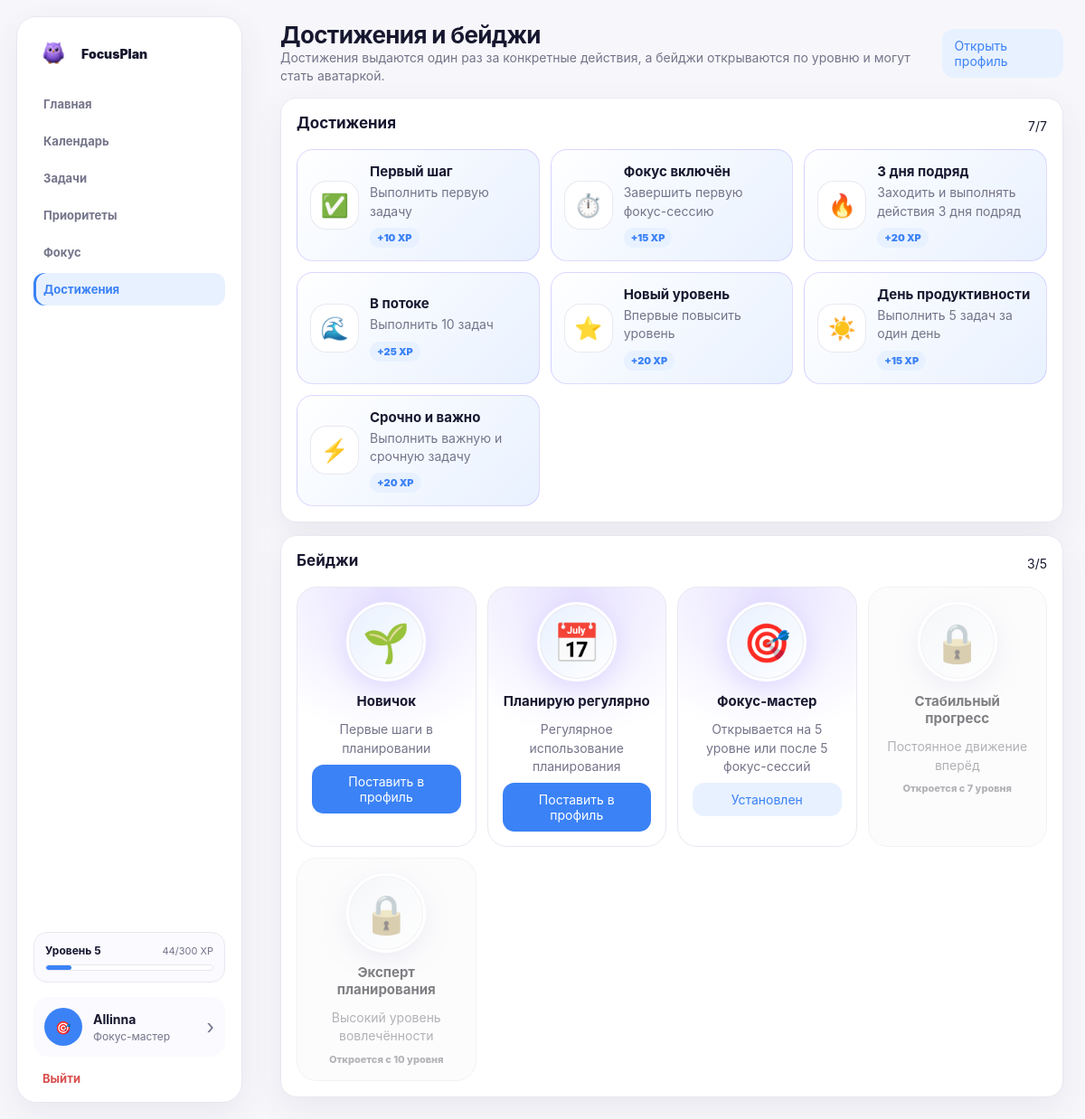
/achievements (signed in), run on the app's committed database.
### tables this page shows
CREATE TABLE users (
        id INTEGER PRIMARY KEY AUTOINCREMENT,
        nickname TEXT NOT NULL UNIQUE,
        password_hash TEXT,
        avatar TEXT,
        theme TEXT DEFAULT 'light',
        accent TEXT DEFAULT 'purple',
        notifications INTEGER DEFAULT 1,
        xp INTEGER DEFAULT 0,
        level INTEGER DEFAULT 1,
        streak INTEGER DEFAULT 0,
        last_activity DATE,
        created_at TEXT
    );

CREATE TABLE badges (
        id INTEGER PRIMARY KEY AUTOINCREMENT,
        code TEXT NOT NULL UNIQUE,
        title TEXT NOT NULL,
        description TEXT,
        icon TEXT
    );

### app.py (the view)
@app.route("/achievements")
@login_required
def achievements_page():
    user = current_user()
    return render_template("achievements.html", focus_sessions=int(user.get("focus_sessions", 0)))

### app.py (called while the page is built, shortened)
def current_user() -> Dict[str, Any] | None:
    nickname = session.get("nickname")
    if not nickname:
        return None
    user = load_user_from_db(nickname)
    if not user:
        user = create_user(nickname)
        sync_user_to_db(user)
    return normalize_user(user)

def login_required(view):
    @wraps(view)
    def wrapped(*args, **kwargs):
        if not session.get("nickname"):
            return redirect(url_for("login"))
        return view(*args, **kwargs)
    return wrapped

def badge_by_code(code: str) -> Dict[str, Any] | None:
    return next((item for item in BADGES if item["code"] == code), None)

def unlocked_achievement_codes(user: Dict[str, Any]) -> List[str]:
    return [item.get("code") if isinstance(item, dict) else item for item in user.get("achievements", [])]

def build_reminder_tasks(user: Dict[str, Any]) -> List[Dict[str, Any]]:
    reminder_tasks = []
    for task in user.get("tasks", []):
        if task.get("done") or not task.get("date"):
            continue
    return reminder_tasks

### focusplan_db.py (called while the page is built)
def int_to_bool(value: Any) -> bool:
    return bool(int(value or 0))

def get_db() -> sqlite3.Connection:
    conn = sqlite3.connect(DB_FILE)
    conn.row_factory = sqlite3.Row
    conn.execute("PRAGMA foreign_keys = ON")
    return conn

def reconstruct_streak_days(last_activity: str | None, streak: int) -> List[str]:
    if not last_activity or int(streak or 0) <= 0:
        return []
    try:
        last_day = datetime.strptime(last_activity, "%Y-%m-%d").date()
    except ValueError:
        return []
    return [
        (last_day - timedelta(days=offset)).isoformat()
        for offset in range(int(streak) - 1, -1, -1)
    ]

def calculate_priority(importance: str, urgency: str) -> str:
    if urgency == "urgent" and importance == "high":
        return "high"
    if urgency == "urgent" or importance == "high":
        return "medium"
    return "low"

def calculate_task_xp(importance: str, urgency: str, subtasks: List[Dict[str, Any]] | None = None) -> int:
    xp = 10
    xp += {"low": 2, "medium": 5, "high": 10}.get(importance, 5)
    xp += 10 if urgency == "urgent" else 0
    xp += 5 if subtasks else 0
    return xp

def level_from_xp(xp: int) -> int:
    return level_state_from_xp(xp)["level"]

### templates/achievements.html (shortened to what this page needs)
{% extends "base.html" %}
{% block content %}
<header class="topbar compact-topbar">
  <div><h1>Достижения и бейджи</h1><p>Достижения выдаются один раз за конкретные действия, а бейджи открываются по уровню и могут стать аватаркой.</p></div>
  <a class="btn secondary" href="{{ url_for('profile') }}">Открыть профиль</a>
</header>
<section class="achievements-layout">
  <div class="card">
    <div class="section-head"><h2>Достижения</h2><span>{{ unlocked_achievement_codes|length }}/{{ achievements_catalog|length }}</span></div>
    <div class="achievement-grid">
      {% for achievement in achievements_catalog %}
        {% set unlocked = achievement.code in unlocked_achievement_codes %}
        <div id="achievement-{{ achievement.code }}" class="achievement-card {{ 'unlocked' if unlocked else 'locked' }}">
          <div class="achievement-icon">{{ achievement.icon if unlocked else '🔒' }}</div>
          <div><h3>{{ achievement.title }}</h3><p>{{ achievement.description }}</p><span>+{{ achievement.xp }} XP</span></div>
        </div>
      {% endfor %}
    </div>
  </div>
  <div class="card">
    <div class="section-head"><h2>Бейджи</h2><span>{{ available_badge_codes|length }}/{{ badges_catalog|length }}</span></div>
    <div class="badge-grid">
      {% for badge in badges_catalog %}
        {% set unlocked = badge.code in available_badge_codes %}
        <div class="badge-card {{ 'unlocked' if unlocked else 'locked' }}">
          <div class="badge-medal">{{ badge.icon if unlocked else '🔒' }}</div>
          <h3>{{ badge.title }}</h3>
          <p>{{ badge.description }}</p>
          {% if unlocked %}
            <form method="post" action="{{ url_for('select_badge') }}">
              <button class="btn {{ 'secondary' if user.selected_badge == badge.code else 'primary' }} full" type="submit">{{ 'Установлен' if user.selected_badge == badge.code else 'Поставить в профиль' }}</button>
            </form>
          {% else %}
            <span class="locked-hint">Откроется с {{ badge.required_level }} уровня{% if badge.focus_sessions %} или после {{ badge.focus_sessions }} фокус-сессий{% endif %}</span>
          {% endif %}
        </div>
      {% endfor %}
    </div>
  </div>
</section>
{% endblock %}

### templates/base.html (shortened to what this page needs)
<!doctype html>
<html lang="ru" data-accent="{{ settings.accent if settings else 'purple' }}">
<head>
  <link rel="stylesheet" href="{{ url_for('static', filename='css/style.css') }}">
</head>
<body data-confetti-earned="{{ confetti.earned if confetti else '' }}" data-confetti-message="{{ confetti.message if confetti and confetti.message else '' }}" data-notifications-enabled="{{ '1' if notifications_enabled|default(true) else '0' }}">
  {% if user %}
  <aside class="sidebar">
    <a class="brand" href="{{ url_for('dashboard') }}">
      <span class="logo">
          <img src="{{ url_for('static', filename='img/logo-owl-2.png') }}" alt="FocusPlan">
      </span>
      <span>FocusPlan</span></a>
    <nav class="menu">
      <a class="{{ 'active' if current_endpoint == 'dashboard' }}" href="{{ url_for('dashboard') }}">Главная</a>
      <a class="{{ 'active' if current_endpoint == 'calendar' }}" href="{{ url_for('calendar') }}">Календарь</a>
      <a class="{{ 'active' if current_endpoint in ['tasks_page','toggle_task','toggle_subtask','edit_task'] }}" href="{{ url_for('tasks_page') }}">Задачи</a>
      <a class="{{ 'active' if current_endpoint == 'matrix' }}" href="{{ url_for('matrix') }}">Приоритеты</a>
      <a class="{{ 'active' if current_endpoint in ['focus','complete_focus'] }}" href="{{ url_for('focus') }}">Фокус</a>
      <a class="{{ 'active' if current_endpoint in ['achievements_page','select_badge'] }}" href="{{ url_for('achievements_page') }}">Достижения</a>
    </nav>
    <a class="level-card" href="{{ url_for('profile') }}">
      <div class="level-row"><b>Уровень {{ level }}</b><span>{{ level_current_xp }}/{{ level_required_xp }} XP</span></div>
      <div class="progress"><i style="width: {{ level_progress }}%"></i></div>
    </a>
    <a class="sidebar-card {{ 'active-profile' if current_endpoint == 'profile' }}" href="{{ url_for('profile') }}">
      <div class="avatar small">{{ profile_avatar }}</div>
      <div class="profile-text"><b>{{ user.nickname }}</b><p>{% if active_badge %}{{ active_badge.title }}{% else %}Профиль и настройки{% endif %}</p></div><span class="chevron">›</span>
    </a>
    <a class="logout" href="{{ url_for('logout') }}">Выйти</a>
  </aside>
  {% endif %}
  <main class="{{ 'app-main' if user else 'login-main' }}">
    {% block content %}{% endblock %}
  </main>
  <div id="confettiLayer"></div>
</body>
</html>

### data on the page
users: nickname "Allinna"
badges: code "Поставить в профиль" "Поставить в профиль" "Установлен"

### other printed values
{{ level }} "5"
{{ level_current_xp }} "44"
{{ level_required_xp }} "300"
{{ profile_avatar }} "🎯"
{{ active_badge.title }} "Фокус-мастер"
{{ unlocked_achievement_codes|length }} "7"
{{ achievements_catalog|length }} "7"
{{ achievement.icon if unlocked else '🔒' }} "✅" "⏱️" "🔥" "🌊" "⭐" "☀️" "⚡"
{{ achievement.title }} "Первый шаг" "Фокус включён" "3 дня подряд" "В потоке" "Новый уровень" "День продуктивности" "Срочно и важно"
{{ achievement.description }} "Выполнить первую задачу" "Завершить первую фокус-сессию" "Заходить и выполнять действия 3 дня подряд" "Выполнить 10 задач" "Впервые повысить уровень" "Выполнить 5 задач за один день" "Выполнить важную и срочную задачу"
{{ achievement.xp }} "10" "15" "20" "25" "20" "15" "20"
{{ available_badge_codes|length }} "3"
{{ badges_catalog|length }} "5"
{{ badge.icon if unlocked else '🔒' }} "🌱" "📅" "🎯" "🔒" "🔒"
{{ badge.title }} "Новичок" "Планирую регулярно" "Фокус-мастер" "Стабильный прогресс" "Эксперт планирования"
